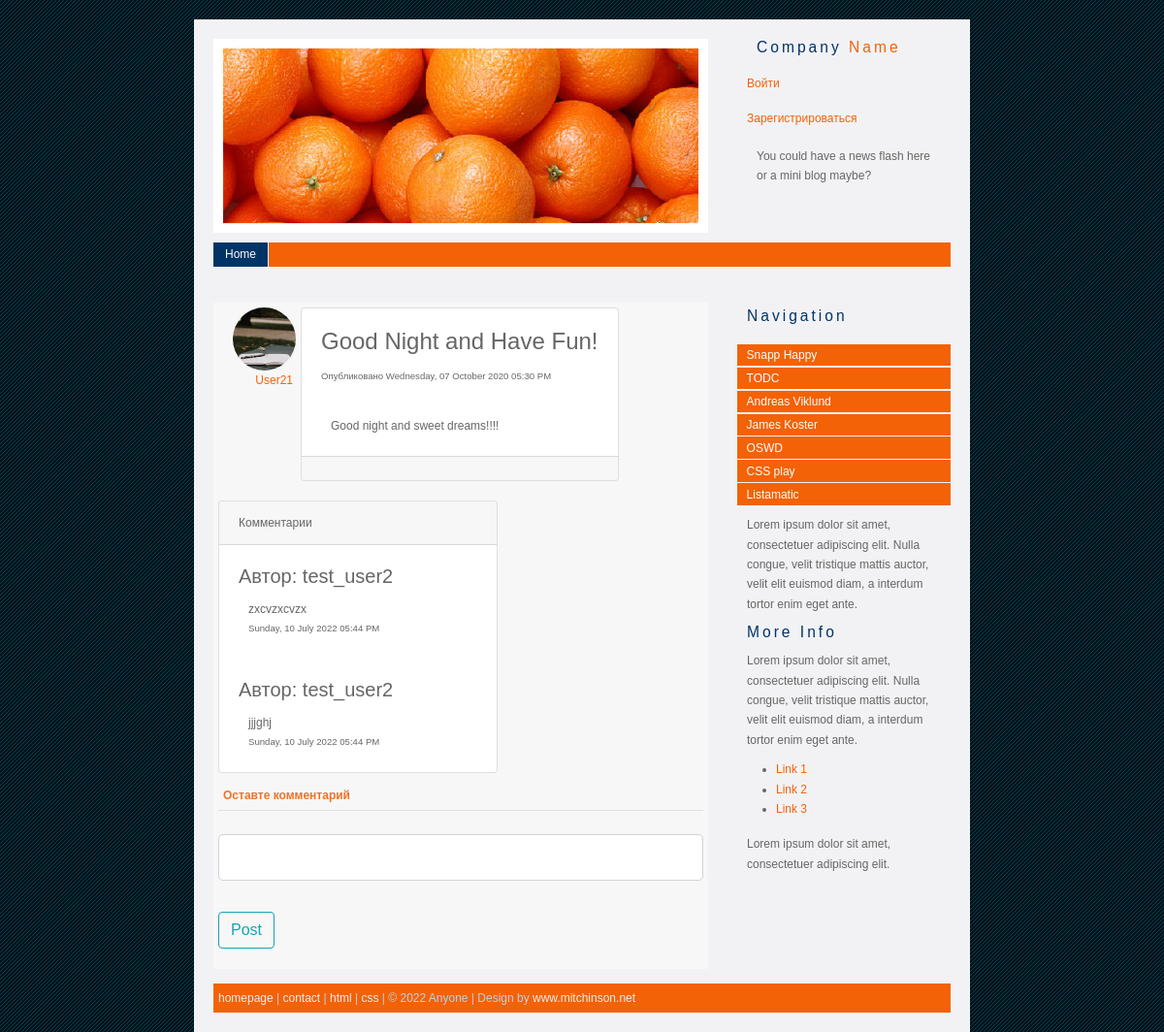
Page /post/7 on the committed database.
### flask_project/models.py (models this page shows, shortened)
class User(db.Model, UserMixin):
    id = db.Column(db.Integer, primary_key=True)
    username = db.Column(db.String(20), unique=True, nullable=False)
    email = db.Column(db.String(120), unique=True, nullable=False)
    image_file = db.Column(db.String(20), nullable=False, default='default.png')
    password = db.Column(db.String(60), nullable=False)
    posts = db.relationship('Post', backref='author', lazy=True)

class Post(db.Model):
    id = db.Column(db.Integer, primary_key=True)
    title = db.Column(db.String(100), nullable=False)
    date_posted = db.Column(db.DateTime, nullable=False, default=datetime.utcnow)
    content = db.Column(db.Text, nullable=False)
    user_id = db.Column(db.Integer, db.ForeignKey('user.id'), nullable=False)
    comments = db.relationship('Comment', backref='title', lazy='dynamic')

class Comment(db.Model):
    id = db.Column(db.Integer, primary_key=True)
    body = db.Column(db.String(140))
    timestamp = db.Column(db.DateTime, default=datetime.utcnow)
    post_id = db.Column(db.Integer, db.ForeignKey('post.id'), nullable=False)
    username = db.Column(db.String, db.ForeignKey('user.username'), nullable=False)

### flask_project/posts/routes.py (the view)
@posts.route("/post/<int:post_id>", methods=['GET', 'POST'])
def post(post_id):
    post = Post.query.get_or_404(post_id)
    form = CommentForm()
    if form.validate_on_submit():
        comment = Comment(body=form.comment.data, post_id=post_id, username=current_user.username)
        db.session.add(comment)
        db.session.commit()
        flash('Комментарий добавлен', 'succes')
        return redirect(f'/post/{post_id}')
    return render_template('post.html', title=post.title, post=post, form=form)

### flask_project/posts/forms.py
class CommentForm(FlaskForm):
    comment = StringField('Комментарий', validators=[DataRequired()])
    submit = SubmitField('Post')

### flask_project/templates/post.html (shortened to what this page needs)
{% extends "layout.html" %}
{% block content %}
    <div class="container" style="display: flex;">
        <article class="media" style="display: flex; flex-direction: column;">
            <img class="rounded-circle article-img" style="margin-right: 5px;"
                 src="{{ url_for('static', filename='profile_pics/' + post.author.image_file) }}">
            <a class="mr-2" href="{{ url_for('users.user_posts', username=post.author.username) }}"
               style="margin: 0 auto">{{ post.author.username }}</a>
        </article>
        <div class="card" style="margin-bottom: 20px;">
            <div class="card-body">
                <h4 class="card-title">{{ post.title }}</h4>
                <small>Опубликовано {{ post.date_posted.strftime('%A, %d %B %Y %I:%M %p') }}</small>
                <br>
                <br>
                <p class="card-text">{{ post.content }}</p>
            </div>
            <div class="card-footer" style="font-size: 20px;">
            </div>
        </div>
    </div>
    {% if post.comments %}
        {% if post.comments.count() > 0 %}
            <div class="card text-bg-light mb-3" style="max-width: 18rem;">
                <div class="card-header">Комментарии</div>
                {% for comment in post.comments | reverse %}
                    <div class="card-body">
                        <h5 class="card-title">Автор: {{ comment.username }}</h5>
                        <p class="card-text">{{ comment.body }}<br>
                            <small>{{ comment.timestamp.strftime('%A, %d %B %Y %I:%M %p') }}</small>
                        </p>
                    </div>
                {% endfor %}
            </div>
        {% endif %}
    {% endif %}
    <div class="content-section">
    <h2>Оставте комментарий</h2>
        <form method="POST" action="">
            <fieldset class="form-group">
                <legend class="border-bottom mb-4">{{ legend }}</legend>
                <div class="form-group">
                    {% if form.comment.errors %}
                        {{ form.comment(class="form-control form-control-lg is-invalid") }}
                        <div class="invalid-feedback">
                            {% for error in form.comment.errors %}
                                <span>{{ error }}</span>
                            {% endfor %}
                        </div>
                    {% else %}
                        {{ form.comment(class="form-control form-control-lg") }}
                    {% endif %}
                </div>
            </fieldset>
            <div class="form-group">
                {{ form.submit(class="btn btn-outline-info") }}
            </div>
        </form>
    </div>
{% endblock content %}

### flask_project/static/main.css (style rules this page uses)
body { margin : 0; padding : 0; font : 75% "Trebuchet MS", verdana, arial, sans-serif; color : #666; background : #003250 url(img/bgd.png) center repeat; }
.article-img { height: 65px; width: 65px; margin-right: 16px; }
p { margin : 10px; }
h2 { padding-left : 5px; font : bold 1em verdana, arial, tahoma, sans-serif; color : #ef7329; background : inherit; }
a { text-decoration : none; color : #f36207; background : inherit; }

### rows in the picture
User: image_file (picture), author.username "User21"
Post: title "Good Night and Have Fun!", date_posted "Wednesday, 07 October 2020 05:30 PM", content "Good night and sweet dreams!!!!"
Comment: username "test_user2", body "zxcvzxcvzx", timestamp "Sunday, 10 July 2022 05:44 PM"
Comment: username "test_user2", body "jjjghj", timestamp "Sunday, 10 July 2022 05:44 PM"
